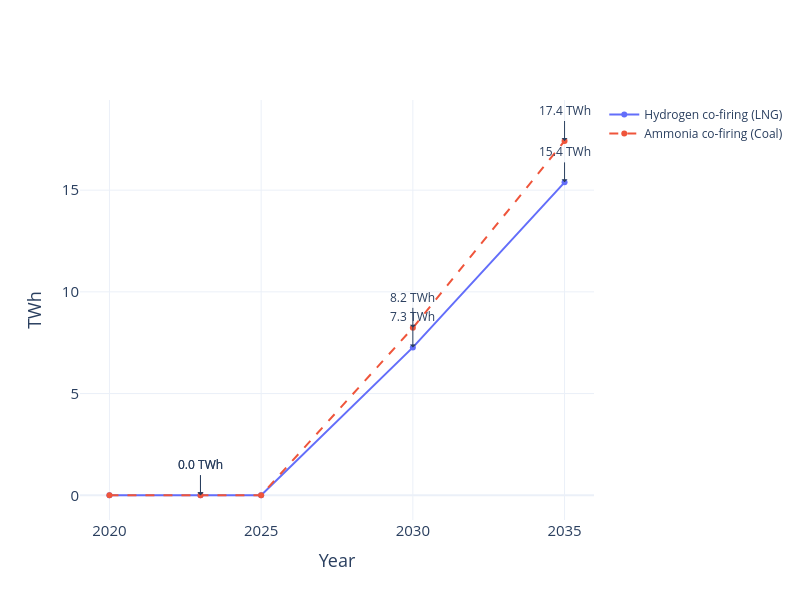

Write notebook code for a chart like this one.
### Code cell
years_cap, values_cap = xy(dictCapTWhH2)
years_alt, values_alt = xy(dictCapTWhAmmonia)

fig = go.Figure()

for name, x, y, dash in [
    ("Hydrogen co-firing (LNG)", years_cap, values_cap, None),
    ("Ammonia co-firing (Coal)", years_alt, values_alt, "dash"),
]:
    fig.add_trace(go.Scatter(
        x=list(x), y=list(y),
        mode='lines+markers',
        name=name,
        line=(dict(dash=dash) if dash else None)
    ))

# Build annotations without repeating blocks
target_years = [2023, 2030, 2035]
annotations = []
for d in (dictCapTWhH2, dictCapTWhAmmonia):
    for yr in target_years:
        val = d.get(yr)
        if val is not None:
            annotations.append(go.layout.Annotation(
                x=yr, y=val,
                xanchor='center', yanchor='bottom',
                text=f"{val:.1f} TWh",
                showarrow=True, arrowhead=1, ax=0, ay=-20
            ))

fig.update_layout(
    template='plotly_white',
    title_x=0.5,
    width=800, height=600,
    annotations=annotations,
    xaxis=dict(title='Year', title_font=dict(size=18), tickfont=dict(size=15)),
    yaxis=dict(title='TWh',  title_font=dict(size=18), tickfont=dict(size=15)),
)

import plotly.io as pio
pio.write_image(fig, "../figure/co-firing.jpg", width=800, height=600, scale=3)
fig.show()

### Figure 1 — Plotly figure (JSON) as saved in the notebook; plotly's stock layout.template omitted (floating-point values rounded to 4 significant figures)
{"data": [{"mode": "lines+markers", "name": "Hydrogen co-firing (LNG)", "type": "scatter", "x": [2020, 2023, 2025, 2030, 2035], "y": [0, 0, 0, 7.269, 15.38]}, {"line": {"dash": "dash"}, "mode": "lines+markers", "name": "Ammonia co-firing (Coal)", "type": "scatter", "x": [2020, 2023, 2025, 2030, 2035], "y": [0, 0, 0, 8.231, 17.42]}], "layout": {"annotations": [{"arrowhead": 1, "ax": 0, "ay": -20, "showarrow": true, "text": "0.0 TWh", "x": 2023, "xanchor": "center", "y": 0, "yanchor": "bottom"}, {"arrowhead": 1, "ax": 0, "ay": -20, "showarrow": true, "text": "7.3 TWh", "x": 2030, "xanchor": "center", "y": 7.269, "yanchor": "bottom"}, {"arrowhead": 1, "ax": 0, "ay": -20, "showarrow": true, "text": "15.4 TWh", "x": 2035, "xanchor": "center", "y": 15.38, "yanchor": "bottom"}, {"arrowhead": 1, "ax": 0, "ay": -20, "showarrow": true, "text": "0.0 TWh", "x": 2023, "xanchor": "center", "y": 0, "yanchor": "bottom"}, {"arrowhead": 1, "ax": 0, "ay": -20, "showarrow": true, "text": "8.2 TWh", "x": 2030, "xanchor": "center", "y": 8.231, "yanchor": "bottom"}, {"arrowhead": 1, "ax": 0, "ay": -20, "showarrow": true, "text": "17.4 TWh", "x": 2035, "xanchor": "center", "y": 17.42, "yanchor": "bottom"}], "height": 600, "title": {"x": 0.5}, "width": 800, "xaxis": {"tickfont": {"size": 15}, "title": {"font": {"size": 18}, "text": "Year"}}, "yaxis": {"tickfont": {"size": 15}, "title": {"font": {"size": 18}, "text": "TWh"}}}}
